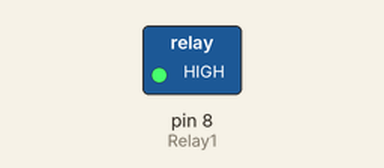
A sketch run on a simulated Arduino Uno, built with avr-gcc and run on an emulated ATmega328P. On the bench: switched loads named in the sketch (green lamp = pin HIGH). Random numbers use the default seed unless the sketch sets one; what the sketch prints to the serial monitor is not drawn.

Above: at 7.39 s.
At 39.4 s:
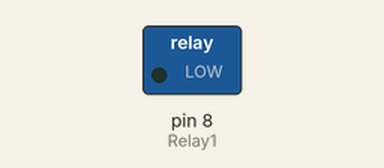
Timing chart, 0 to 40.0 s (numbered marks = the images above):
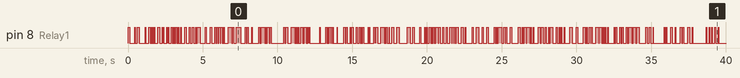

The sketch:

arduino-zero.ino
```cpp
//Non-User Input code
float offset =20;// set the correction offset value
float energy=0;
//#include <Servo.h>
//Servo servo01;      // variable to store the servo position
//int servo1Pos;
//int servo1PPos;

unsigned long lastMillis = 0;
#define Relay1 8
void setup()
{

  Serial.begin(9600);
  //servo01.attach(9);  // attaches the servo on pin 9 to the servo object
  pinMode(Relay1, OUTPUT);
  digitalWrite(Relay1, 1);
}

void loop()
{
  float x=random(10,100);
  delay(x);
  float  dec_volt = random(00,99)/100.0;
  float voltage = random(10.00,13.00)+dec_volt;
  energy+=(voltage*x*random(0.00,2.00))/3600000;

  Serial.print("Voltage: ");
  Serial.print(voltage);//print the voltge
  Serial.println("V");

  Serial.print("Energy consumed: ");
  Serial.print(energy);//print the voltge
  Serial.println("wh");

  if(voltage<12)
  {
    digitalWrite(Relay1, 0);
    //servo01.write(0);
  }
  else
  {
    digitalWrite(Relay1, 1);
    //servo01.write(180);
  }

}
```
